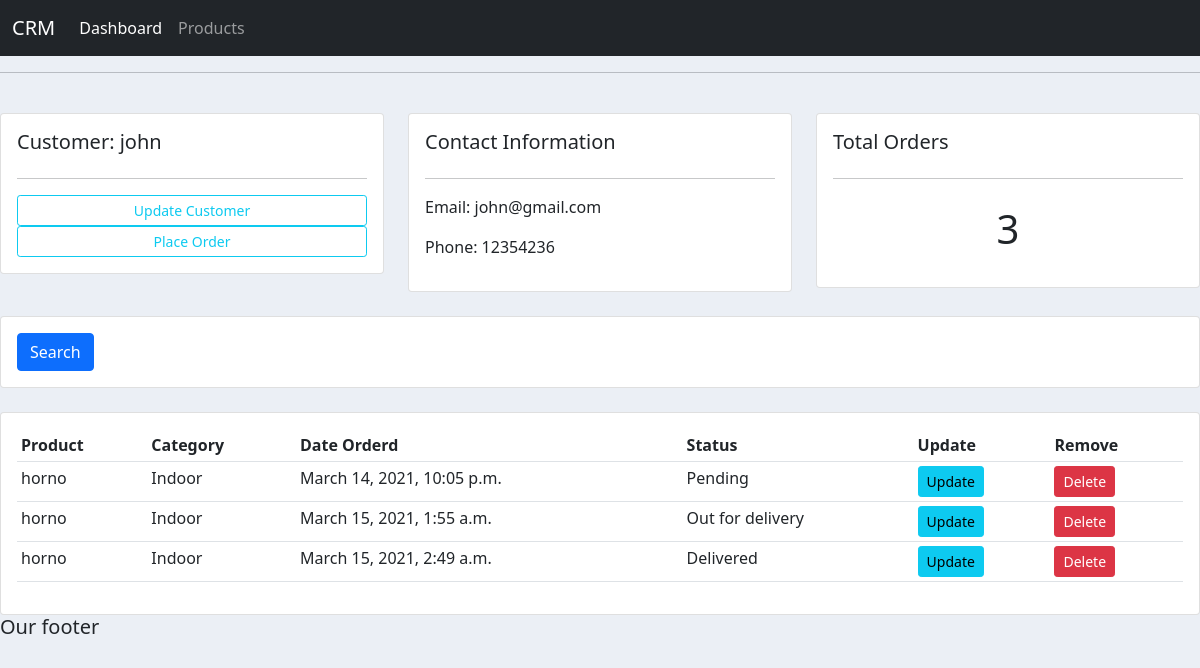
The app's page /customer/1/ with its own data.
### accounts/models.py (models this page shows, shortened)
class Customer(models.Model):
    name = models.CharField(max_length=200, null=True)
    phone = models.CharField(max_length=200, null=True)
    email = models.CharField(max_length=200, null=True)
    date_created = models.DateTimeField(auto_now_add=True, null=True)

class Order(models.Model):
    STATUS = (
        ('Pending', 'Pending'),
        ('Out for delivery', 'Out for delivery'),
        ('Delivered', 'Delivered'),
    )
    customer= models.ForeignKey(Customer, null=True, on_delete=models.SET_NULL)
    product= models.ForeignKey(Product, null=True, on_delete=models.SET_NULL)
    date_created = models.DateTimeField(auto_now_add=True, null=True)
    status = models.CharField(max_length=200, null=True, choices=STATUS)

class Product(models.Model):
    CATEGORY = (
        ('Indoor', 'Indoor'),
        ('Out door', 'Out door'),
    )
    name = models.CharField(max_length=200, null=True)
    price = models.FloatField(null=True)
    category = models.CharField(max_length=200, null=True, choices=CATEGORY)
    description = models.CharField(max_length=200, null=True, blank=True)
    date_created = models.DateTimeField(auto_now_add=True, null=True)
    tags = models.ManyToManyField(Tag)
    def __str__(self):
        return self.name

### accounts/views.py (the view)
# urls.py: path('customer/<str:pk>/', views.customer, name="customer"),
def customer(request, pk):
    customer=Customer.objects.get(id=pk)
    orders=customer.order_set.all()
    ordersCount=orders.count()
    context={'customer': customer, 'orders':orders, 'ordersCount':ordersCount}
    return render(request, 'accounts/customer.html',context)

### accounts/templates/accounts/customer.html
{% extends 'accounts/main.html' %}
{% block content %}
<br>
<div class="row">
	<div class="col-md">
		<div class="card card-body">
			<h5>Customer: {{customer.name}}</h5>
			<hr>
			<a class="btn btn-outline-info  btn-sm btn-block" href="">Update Customer</a>
			<a class="btn btn-outline-info  btn-sm btn-block" href="{% url 'createOrder' customer.id %}">Place Order</a>
		</div>
	</div>
	<div class="col-md">
		<div class="card card-body">
			<h5>Contact Information</h5>
			<hr>
			<p>Email: {{customer.email}}</p>
			<p>Phone: {{customer.phone}}</p>
		</div>
	</div>
	<div class="col-md">
		<div class="card card-body">
			<h5>Total Orders</h5>
			<hr>
			<h1 style="text-align: center;padding: 10px">{{ordersCount}}</h1>
		</div>
	</div>
</div>
<br>
<div class="row">
	<div class="col">
		<div class="card card-body">
			<form method="get">
		    <button class="btn btn-primary" type="submit">Search</button>
		  </form>
		</div>
	</div>
</div>
<br>
<div class="row">
	<div class="col-md">
		<div class="card card-body">
			<table class="table table-sm">
				<tr>
					<th>Product</th>
					<th>Category</th>
					<th>Date Orderd</th>
					<th>Status</th>
					<th>Update</th>
					<th>Remove</th>
				</tr>
				{% for order in orders %}
                    <tr>
                        <td>{{order.product}}</td>
                        <td>{{order.product.category}}</td>
						<td>{{order.date_created}}</td>
                        <td>{{order.status}}</td>
                        <td><a class="btn btn-sm btn-info" href="{% url 'updateOrder' order.id %}">Update</a></td>
                        <td><a class="btn btn-sm btn-danger" href="{% url 'deleteOrder' order.id %}">Delete</a></td>
                    </tr>
                {% endfor %}
			</table>
		</div>
	</div>
</div>
{% endblock %}

### static/css/main.css (style rules this page uses)
body { background-color: #ebeff5; }

### records on screen
Customer: name "john", email "john@gmail.com", phone "12354236"
Order: product "horno", product.category "Indoor", date_created "March 14, 2021, 10:05 p.m.", status "Pending"
Order: product "horno", product.category "Indoor", date_created "March 15, 2021, 1:55 a.m.", status "Out for delivery"
Order: product "horno", product.category "Indoor", date_created "March 15, 2021, 2:49 a.m.", status "Delivered"

### other values on screen
{{ ordersCount }} "3"
